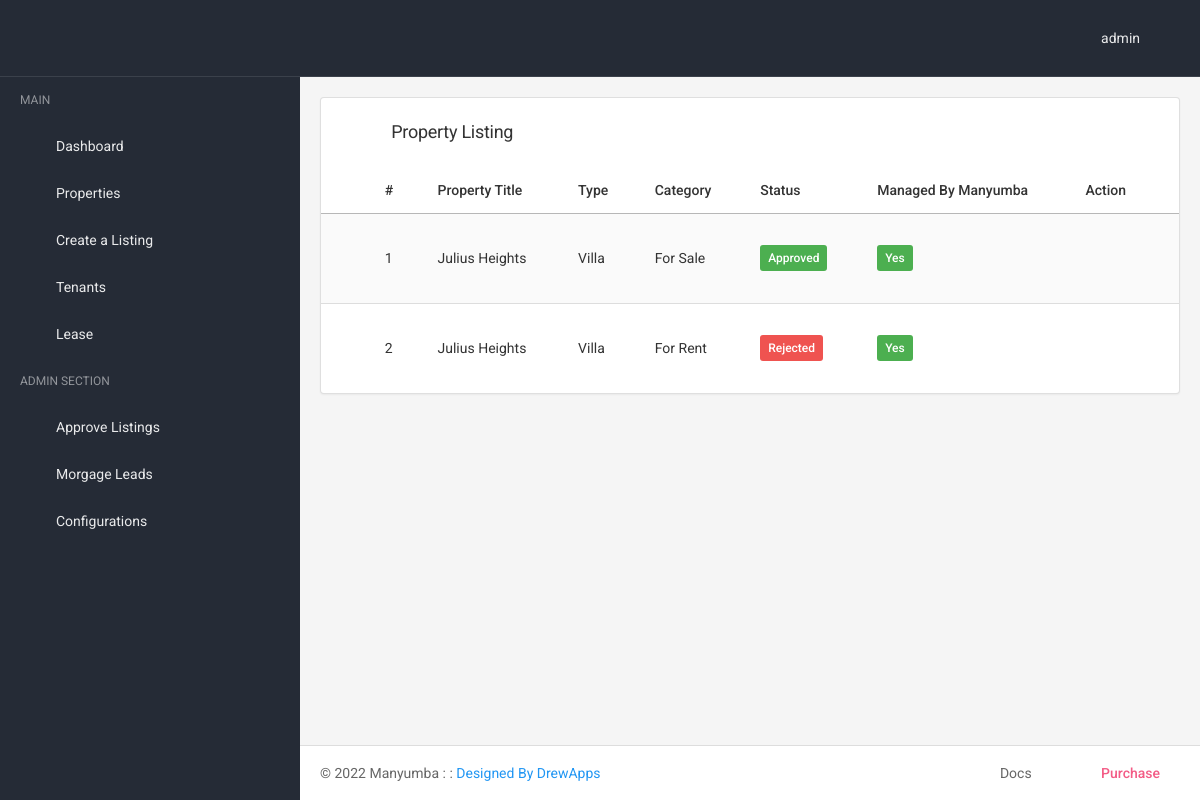
The app's page /properties/ (signed in) with its own data.
### HouseListing/models.py (models this page shows, shortened)
class Properties(models.Model):
    user = models.ForeignKey(User, on_delete=models.CASCADE)
    property_title = models.CharField(max_length=1000)
    description = models.TextField()
    slug = models.SlugField(blank=True, null=True, unique=True)
    type = models.ForeignKey(Type, on_delete=models.CASCADE)
    status = models.ForeignKey(PropertyStatus, on_delete=models.CASCADE)
    units = models.IntegerField(default=0)
    available_rooms = models.IntegerField(default=0)
    default_house_type = models.CharField(
        max_length=100, blank=True, null=True)
    available = models.BooleanField(default=True)
    price = models.IntegerField(default=0)
    security_deposit = models.IntegerField(default=0)
    area_size = models.CharField(max_length=200, blank=True, null=True)
    landsize = models.ForeignKey(LandSizes, on_delete=models.CASCADE, blank=True, null=True)
    bedrooms = models.IntegerField(default=0)
    rooms = models.IntegerField(default=1)
    bathrooms = models.IntegerField(default=1)
    garages = models.IntegerField(default=0)
    year_built = models.CharField(max_length=100, blank=True, null=True)
    street_name = models.CharField(max_length=200, blank=True, null=True)
    longitude = models.CharField(max_length=200, blank=True, null=True)
    latitude = models.CharField(max_length=200, blank=True, null=True)
    city = models.ForeignKey(Cities, on_delete=models.CASCADE)
    street = models.CharField(max_length=200, blank=True, null=True)
    video_url = models.CharField(max_length=1000, blank=True, null=True)
    virtual_tour_link = models.CharField(max_length=1000, blank=True, null=True)
    publish = models.BooleanField(default=True)
    managed_by_manyumba = models.BooleanField(default=False)
    featured_image = CloudinaryField('image')
    approved_by_admin = models.IntegerField(default=0)
    Water = models.BooleanField(default=False)
    Electricity = models.BooleanField(default=False)
    WFI = models.BooleanField(default=False)
    Ac = models.BooleanField(default=False)
    Gateman = models.BooleanField(default=False)
    Parking = models.BooleanField(default=False)
    Swimming_Pool = models.BooleanField(default=False)
    Balcony = models.BooleanField(default=False)
    Gym = models.BooleanField(default=False)
    Play_Area = models.BooleanField(default=False)
    Internet = models.BooleanField(default=False)
    ElectricSupply = models.BooleanField(default=False)
    WaterSupply = models.BooleanField(default=False)
    RainWaterDrainage = models.BooleanField(default=False)
    DomesticSewage = models.BooleanField(default=False)
    BusinessLounge = models.BooleanField(default=False)
    Majortransportlinks = models.BooleanField(default=False)
    MeetingRooms = models.BooleanField(default=False)
    CCTV = models.BooleanField(default=False)
    Elevator = models.BooleanField(default=False)
    class Meta:
        verbose_name = 'Properties'
        verbose_name_plural = 'Properties'

class Type(models.Model):
    name = models.CharField(max_length=200)

class PropertyStatus(models.Model):
    property_status = models.CharField(max_length=600)
    description = models.CharField(max_length=600, blank=True, null=True)
    class Meta:
        verbose_name = 'PropertyStatus'
        verbose_name_plural = 'PropertyStatus'

### HouseListing/views.py (the view)
# urls.py: path('properties/', views.properties, name='properties'),
def properties(request):
    if not request.user.is_authenticated:
        messages.warning(request, 'Session expired. Please sign in again.')
        return redirect('HouseListing:home')
    else:
        if request.user.is_superuser:
            pass
        properties = Properties.objects.filter(user=request.user,managed_by_manyumba=True)
        context = {
            'properties': properties,
        }
        return render(request, 'HouseListing/properties.html', context)

### HouseListing/templates/HouseListing/properties.html (shortened to what this page needs)
{% extends 'HouseListing/default_base.html' %}
{% load static %}
{% block body %}
<div class="row">
  <div class="col-lg-12">
    <div class="card">
      <div class="card-header">
        <h5 class="card-title"><i class="icon-home5 mr-4"></i> Property Listing</h5>
      </div>
      <table class="table datatable-responsive-row-control table-striped table-hover">
        <thead>
          <tr>
            <th></th>
            <th>#</th>
            <th>Property Title</th>
            <th>Type</th>
            <th>Category</th>
            <th>Status</th>
            <th>Managed By Manyumba</th>
            <th>Action</th>
          </tr>
        </thead>
        <tbody>
          {% for property in properties %}
          <tr>
            <td>
            </td>
            <td>{{forloop.counter}}</td>
            <td>{{property.property_title}}</td>
            <td>{{property.type.name}}</td>
            <td>{{property.status.property_status}}</td>
            <td>
              {% if property.approved_by_admin == 1 %}
              <span class="badge badge-success badge-striped"> Approved </span>
              {% else %}
              {% if property.approved_by_admin == 2 %}
              <span class="badge badge-danger badge-striped"> Rejected </span>
              {% else %}
              <span class="badge badge-warning badge-striped"> Pending </span>
              {% endif %}
              {% endif %}
            </td>
            <td>
              {% if property.managed_by_manyumba == True %}
              <span class="badge badge-success badge-striped"> Yes </span>
              {% else %}
              <span class="badge badge-warning badge-striped"> No </span>
              {% endif %}
            </td>
            <td>
              <a href="{% url 'HouseListing:property_details' property.id %}" class="dropdown-item"><i
                  class="icon-eye4"></i></a>
              <a href="{% url 'HouseListing:listing_delete_property' property.id %}" data-toggle="modal"
                data-target="#confirmDeleteModal{{property.id}}" class="dropdown-item"><i
                  class="icon-bin text-danger"></i></a>
            </td>
          </tr>
          {% endfor %}
        </tbody>
      </table>
    </div>
  </div>
</div>
{% endblock body %}

### HouseListing/templates/HouseListing/default_base.html (shortened to what this page needs)
<!DOCTYPE html>
<html lang="en">
<head>
    {% load static %}
	<link href="{% static 'HouseListing/global_assets/css/icons/icomoon/styles.min.css' %}" rel="stylesheet" type="text/css">
	<link href="{% static 'HouseListing/asset/css/all.min.css' %}" rel="stylesheet" type="text/css">
</head>
<body>
	<div class="navbar navbar-expand-lg navbar-dark navbar-static">
		<div class="navbar-brand text-center text-lg-left">
		</div>
		<ul class="navbar-nav flex-row order-1 order-lg-2 flex-1 flex-lg-0 ml-auto justify-content-end align-items-center">
			<li class="nav-item nav-item-dropdown-lg dropdown dropdown-user h-100">
				<a href="#" class="navbar-nav-link navbar-nav-link-toggler dropdown-toggle d-inline-flex align-items-center h-100" data-toggle="dropdown">
					<span class="d-none d-lg-inline-block">{{request.user.username}}</span>
				</a>
			</li>
		</ul>
	</div>
	<div class="page-content">
		<div class="sidebar sidebar-dark sidebar-main sidebar-expand-lg">
			<div class="sidebar-content">
				<div class="sidebar-section">
					<ul class="nav nav-sidebar" data-nav-type="accordion">
						<li class="nav-item-header"><div class="text-uppercase font-size-xs line-height-xs">Main</div> </li>
						<li class="nav-item">
							<a href="{% url 'HouseListing:dashboard' %}" class="nav-link">
								<i class="icon-home4"></i>
								<span>
									Dashboard
								</span>
							</a>
                        </li>
						<li class="nav-item">
							<a href="{% url 'HouseListing:properties' %}" class="nav-link">
								<i class="icon-office"></i>
								<span>
									Properties
								</span>
							</a>
                        </li>
						<li class="nav-item">
							<a href="{% url 'HouseListing:create_listing' %}" class="nav-link">
								<i class="icon-user-plus"></i>
								<span>
									Create a Listing
								</span>
							</a>
                        </li>
						<li class="nav-item nav-item-submenu">
							<a href="#" class="nav-link"><i class="icon-user"></i> <span>Tenants</span></a>
						</li>
						<li class="nav-item nav-item-submenu">
							<a href="#" class="nav-link"><i class="icon-file-text2"></i> <span>Lease</span></a>
						</li>
						<li class="nav-item-header"><div class="text-uppercase font-size-xs line-height-xs">Admin Section</div> </li>
						<li class="nav-item">
							<a href="{% url 'HouseListing:approve_listing' %}" class="nav-link">
								<i class="icon-check"></i>
								<span>
									Approve Listings
								</span>
							</a>
                        </li>
						<li class="nav-item">
							<a href="{% url 'HouseListing:admin_morgage_leads' %}" class="nav-link">
								<i class="icon-users"></i>
								<span>
									Morgage Leads
								</span>
							</a>
                        </li>
						 <li class="nav-item nav-item-submenu">
                            <a href="#" class="nav-link"><i class="icon-cog"></i> <span>Configurations</span></a>
						</li>
					</ul>
				</div>
			</div>
		</div>
		<div class="content-wrapper">
			<div class="content-inner">
				<div class="content">
                    {% block body %}
                    {% endblock body %}
				</div>
				<div class="navbar navbar-expand-lg navbar-light border-bottom-0 border-top">
					<div class="navbar-collapse collapse" id="navbar-footer">
						<span class="navbar-text">
							&copy; 2022 Manyumba : : <a href="#" target="_blank">Designed By DrewApps</a>
						</span>
						<ul class="navbar-nav ml-lg-auto">
							<li class="nav-item"><a href="#" class="navbar-nav-link" target="_blank"><i class="icon-file-text2 mr-2"></i> Docs</a></li>
							<li class="nav-item"><a href="#" class="navbar-nav-link font-weight-semibold"><span class="text-pink"><i class="icon-cart2 mr-2"></i> Purchase</span></a></li>
						</ul>
					</div>
				</div>
			</div>
		</div>
	</div>
</body>
</html>

### records on screen
Properties: property_title "Julius Heights", type.name "Villa", status.property_status "For Sale", approved_by_admin "Approved", managed_by_manyumba "Yes"
Properties: property_title "Julius Heights", type.name "Villa", status.property_status "For Rent", approved_by_admin "Rejected", managed_by_manyumba "Yes"

### other values on screen
{{ request.user.username }} "admin"
